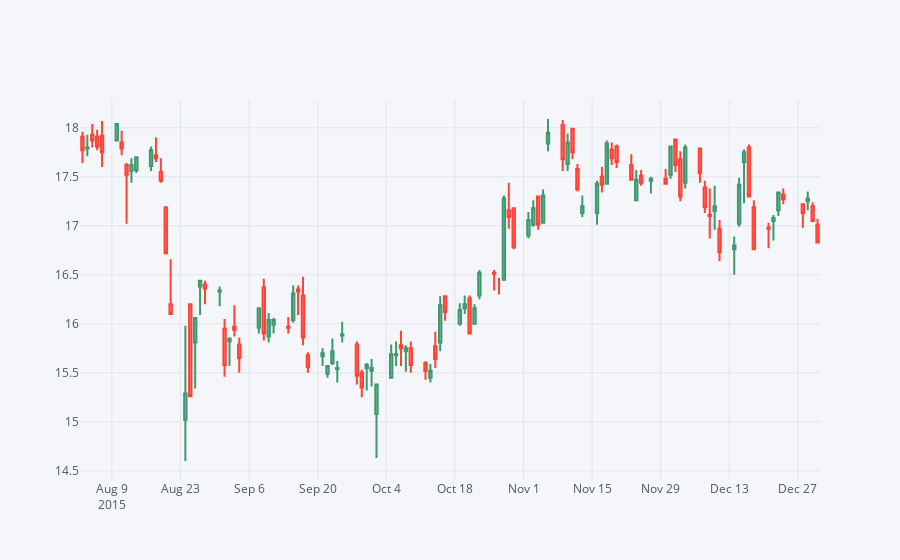

Notebook source saved alongside this figure:
### Markdown cell above
** Use .iplot(kind='candle) to create a candle plot of Bank of America's stock from Jan 1st 2015 to Jan 1st 2016.**

### Code cell
BAC = df.xs(key='BAC',axis =1 , level = 0)
BAC.head()
BAC.loc['2015-08-01':'2016-01-01',['Open', 'High', 'Low', 'Close']].iplot(kind='candle')
